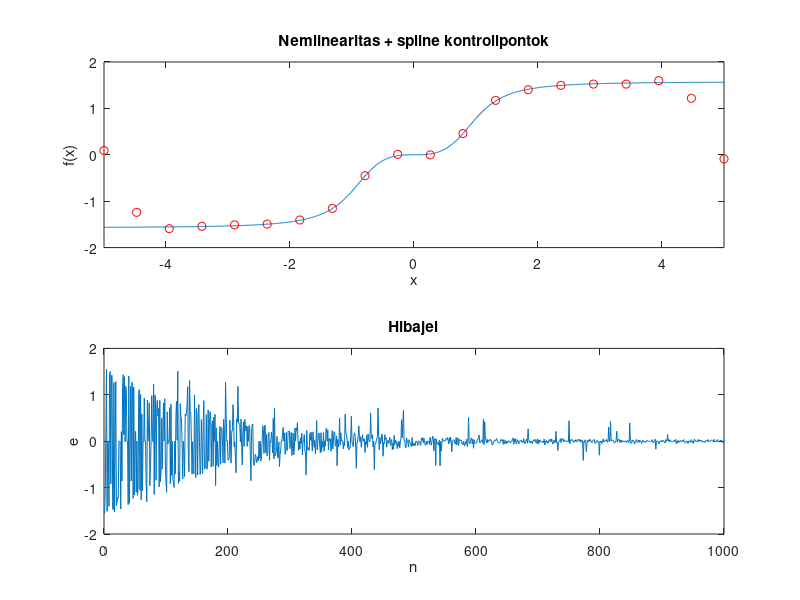

Source code (MATLAB):
clear all;
clc;

%% PARAMETEREK
f=@(x) atan(x.^3); % statikus nemlinearitas
xmin=-5;           % ertelmezesi tartomany also hatara
xmax=5;            % ertelmezesi tartomany felso hatara
P=20;              % spline kontrollpontok szama
N=1000;            % szimulacio hossza
mu=0.1;            % LMS algoritmus batorsagi tenyezoje
s=xmin+(xmax-xmin)*rand(1,N); % gerjesztes

%% CATMULL-ROM-SPLINE ILLESZTESE LMS ALGORITMUSSAL
M=[0 1 0 0;-0.5 0 0.5 0;1 -2.5 2 -0.5;-0.5 1.5 -1.5 0.5];
x=linspace(xmin,xmax,P);
q=zeros(P,1); % a kontrollpontok vektora
for ii=1:N
    idx=sum(s(ii)>=x); % az aktualis bemenetet megelozo kontrollpont indexe
    if idx==1 || idx>=P-1; continue; end;
    t=(s(ii)-x(idx))/(x(idx+1)-x(idx)); % az intervallum hanyadreszenel van a bemeneti adat
    u=[1 t t^2 t^3];
    e(ii)=f(s(ii))-u*M*q((idx-1):(idx+2)); % hibajel
    q((idx-1):(idx+2))=q((idx-1):(idx+2))+mu*(u*M)'*e(ii); % frissitjuk a megfelelo 4 kontrollpontot
end

%% ABRAZOLAS
xcont=linspace(xmin,xmax,1000);
figure(1);
subplot(211);
plot(xcont,f(xcont));
xlim([xmin xmax]);
hold on;
plot(x,q,'ro');
hold off;
title('Nemlinearitas + spline kontrollpontok');
xlabel('x');
ylabel('f(x)');
subplot(212)
plot(e);
title('Hibajel');
xlabel('n');
ylabel('e');
